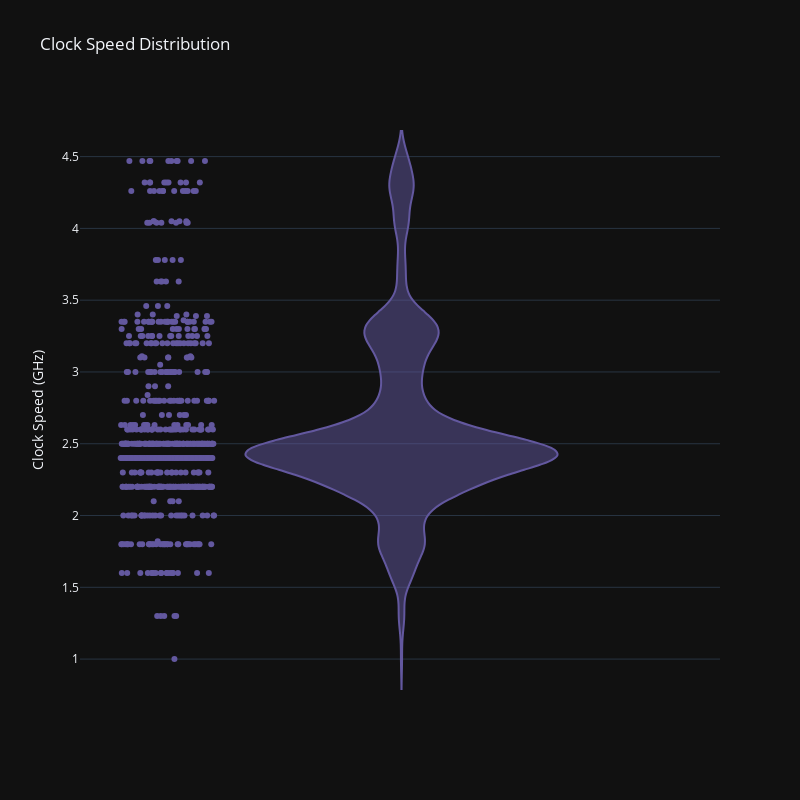

Here is the notebook cell this chart was saved with:
### Code cell
fig = px.violin(
    df,
    y="clock_speed_ghz",
    points="all",
    title="Clock Speed Distribution",
    color_discrete_sequence=px.colors.sequential.Purp_r,
    template="plotly_dark"
)

fig.update_layout(
    yaxis_title="Clock Speed (GHz)",
    height=800,
    width=800
)

fig.show()

### Figure 1 — Plotly figure (JSON) as saved in the notebook; plotly's stock layout.template omitted (floating-point values rounded to 4 significant figures; data arrays with more than 128 entries replaced by an {"elided": "..."} marker saying what was removed)
{"data": [{"alignmentgroup": "True", "box": {"visible": false}, "hovertemplate": "clock_speed_ghz=%{y}<extra></extra>", "legendgroup": "", "marker": {"color": "rgb(99, 88, 159)"}, "name": "", "offsetgroup": "", "orientation": "v", "points": "all", "scalegroup": "True", "showlegend": false, "type": "violin", "x0": " ", "xaxis": "x", "y": {"elided": "758 float values"}, "y0": " ", "yaxis": "y"}], "layout": {"height": 800, "legend": {"tracegroupgap": 0}, "title": {"text": "Clock Speed Distribution"}, "violinmode": "group", "width": 800, "xaxis": {"anchor": "y", "domain": [0, 1]}, "yaxis": {"anchor": "x", "domain": [0, 1], "title": {"text": "Clock Speed (GHz)"}}}}
